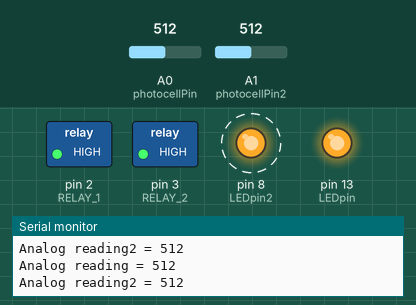
Simulated run of this sketch. Board: Arduino Uno, built with avr-gcc and run on an emulated ATmega328P. Shown: switched loads named in the sketch (green lamp = pin HIGH), output pins drawn as LEDs (lit = HIGH), the last lines printed to the serial monitor. Dashed ring = blinking. Inputs (shaded band) come from the test bench; at power-on: A0 (photocellPin) = 512, A1 (photocellPin2) = 512.

Above: at 1.3 s.
1.4 s: A0 (photocellPin) set to 491
At 2.4 s:
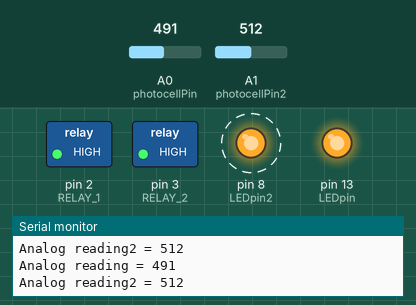
4.4 s: A1 (photocellPin2) set to 492
At 5.4 s:
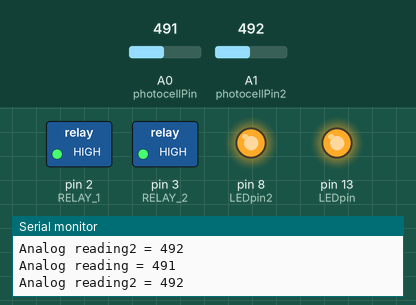
5.9 s: A0 (photocellPin) set to 511
At 8.8 s:
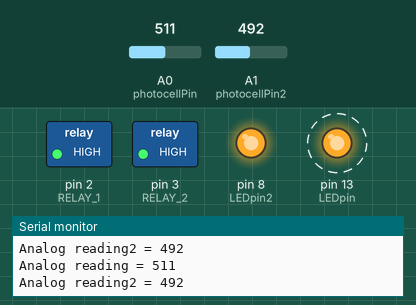
8.9 s: A0 (photocellPin) set to 306
At 9.5 s:
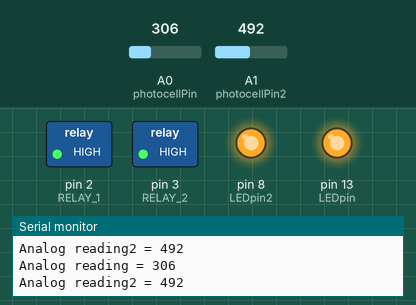
10.4 s: A0 (photocellPin) set to 716
At 10.9 s:
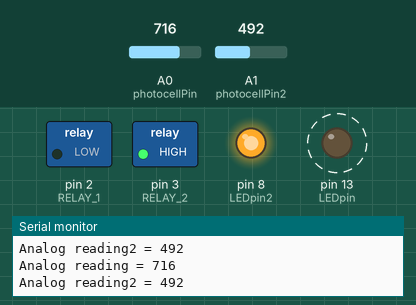
Timing chart, 0 to 14.4 s (numbered marks = the images above; inputs shaded):
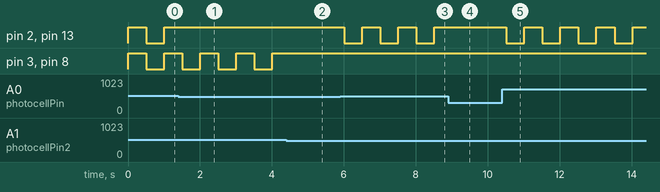

Measured:
- the behaviour switches between 501 and 500 on A1 (photocellPin2) (found by bisection; images 1 and 2)
- after the input at 1.4 s, pin 2 (RELAY_1), pin 13 (LEDpin): stops changing and stays HIGH
- after the input at 4.4 s, pin 3 (RELAY_2), pin 8 (LEDpin2): stays HIGH (without the input it goes to LOW after 0.11 s)
- after the input at 5.9 s, pin 2 (RELAY_1), pin 13 (LEDpin): alternates HIGH for 0.50 s and LOW for 0.50 s, starting after 0.11 s
- after the input at 8.9 s, pin 2 (RELAY_1), pin 13 (LEDpin): stays HIGH (without the input it goes to LOW after 0.12 s)
- after the input at 10.4 s, pin 2 (RELAY_1), pin 13 (LEDpin): alternates HIGH for 0.50 s and LOW for 0.50 s, starting after 0.12 s
- by itself, pin 3 (RELAY_2), pin 8 (LEDpin2): alternates HIGH for 0.50 s and LOW for 0.50 s

The sketch:

Senzori_Complet.ino
```cpp
int stare=0;
int photocellPin = 0;
int photocellReading;
int LEDpin = 13;
int LEDbrightness;

int photocellPin2 = 1;
int photocellReading2;
int LEDpin2 = 8;
int LEDbrightness2;
int stare2=0;

#define SWITCH 500
#define RELAY_1  2
#define RELAY_2  3
#define RELAY_ON 1
#define RELAY_OFF 0

void setup(void){

  Serial.begin(9600);
  pinMode(LEDpin,OUTPUT);
  pinMode(LEDpin2, OUTPUT);

  pinMode(RELAY_1, OUTPUT);
  pinMode(RELAY_2, OUTPUT);

  digitalWrite(RELAY_1, RELAY_OFF);
  digitalWrite(RELAY_2, RELAY_OFF);
 }

void loop(void){
  Senzori();
  delay(500);
}


void Senzori(){
  photocellReading = analogRead(photocellPin);
  Serial.print("Analog reading = ");
  Serial.println(photocellReading);
  photocellReading2 = analogRead(photocellPin2);
  Serial.print("Analog reading2 = ");
  Serial.println(photocellReading2);

  if(photocellReading>SWITCH){
    stare++;
    int x=stare%2;
    if(x==0){
       digitalWrite(LEDpin,LOW);
       digitalWrite(RELAY_1, RELAY_OFF);
    }else if(x==1){
      digitalWrite(LEDpin,HIGH);
      digitalWrite(RELAY_1, RELAY_ON);
      }
  }

  if(photocellReading2>SWITCH){
    stare2++;
    int y=stare2%2;
    if(y==0){
      digitalWrite(LEDpin2,LOW);
      digitalWrite(RELAY_2, RELAY_OFF);
    }else if(y==1){
      digitalWrite(LEDpin2,HIGH);
      digitalWrite(RELAY_2, RELAY_ON);
      }
  }

}
```
